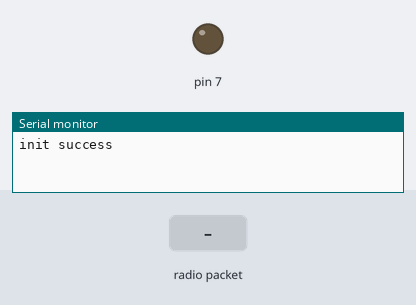
The sketch below on a simulated Arduino Uno, built with avr-gcc and run on an emulated ATmega328P. On the bench: output pins drawn as LEDs (lit = HIGH), the last lines printed to the serial monitor. Inputs (shaded band) come from the test bench. No radio packets arrive unless stated.

Above: at 1.2 s.
1.3 s: radio packet "Green Signal" arrives
At 2.5 s:
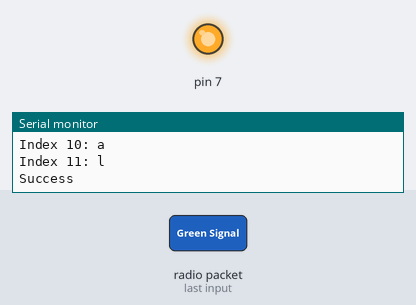
4.6 s: radio packet "1" arrives
At 5.9 s:
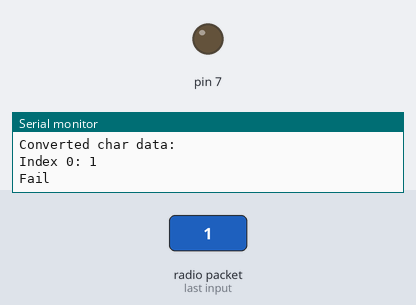
Timing chart, 0 to 7.6 s (numbered marks = the images above; inputs shaded):
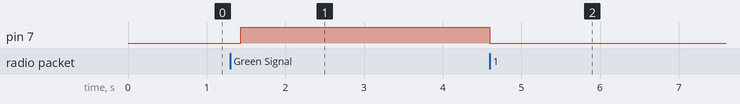

Measured:
- after the input at 1.3 s, pin 7: LOW → HIGH after 0.13 s
- after the input at 4.6 s, pin 7: HIGH → LOW at once

The sketch:

Car_2.ino
```cpp
#include <RH_ASK.h>
#include <SPI.h> // Not actually used but needed to compile
RH_ASK driver;
// Transmit at pin 12; receive at pin 11;
const uint8_t maxMessageSize = 50; // Maximum message size

uint8_t buf[maxMessageSize];
uint8_t buflen;

void setup() {
  Serial.begin(9600);    // Debugging only
  buflen = sizeof(buf); // Initialize buflen to the size of the buffer
  if (!driver.init())
    Serial.println("init failed");
  else
    Serial.println("init success");
  pinMode(7, OUTPUT);
}
char myChar[51]; // Define a character array to store the converted characters (plus room for null-terminator)

void loop() {
  if (driver.recv(buf, &buflen)) // Non-blocking
  {
    // Message with a good checksum received, dump it.
    Serial.print("Message: ");
    for (int i = 0; i < buflen; i++) {
      if (isPrintableChar(buf[i])) {
        Serial.write(buf[i]);
      }
      else {
        Serial.print("Non-printable character (ASCII code ");
        Serial.print(buf[i]);
        Serial.print(")");
      }
    }

    Serial.println();

    // Reset the myChar array and copy the converted characters
    memset(myChar, 0, sizeof(myChar)); // Reset myChar to all null characters
    Serial.println("Converted char data:");
    int charIndex = 0; // Index to track the position in myChar
    for (int i = 0; i < buflen; i++) {
      if (isPrintableChar(buf[i])) {
        myChar[charIndex] = static_cast<char>(buf[i]); // Convert uint8_t to char
        Serial.print("Index ");
        Serial.print(charIndex);
        Serial.print(": ");
        Serial.write(buf[charIndex]); // Print the converted character
        Serial.println();
        charIndex++;
      }
    }

    if (strcmp(myChar, "Green Signal") == 0) {
      digitalWrite(7, HIGH);
      Serial.println("Success");
    }
    else if(strcmp(myChar, "Green Signal - Car 1") == 0){
      Serial.println("Success");
      digitalWrite(7, HIGH);
    }
    else{
      Serial.println("Fail");
      digitalWrite(7, LOW);
    }

    // Reset buflen to the size of the buffer for the next message
    buflen = sizeof(buf);
  }
}

bool isPrintableChar(uint8_t c) {
  return (c >= 32 && c <= 126); // ASCII printable characters
}
```
